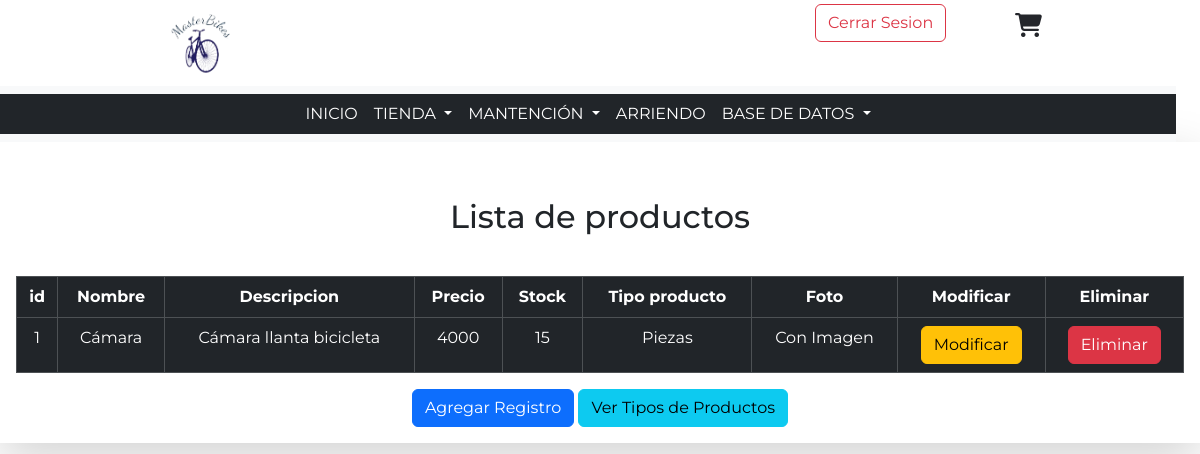
Page /MasterBikes/crud-productos (signed in) on the earlier database version.
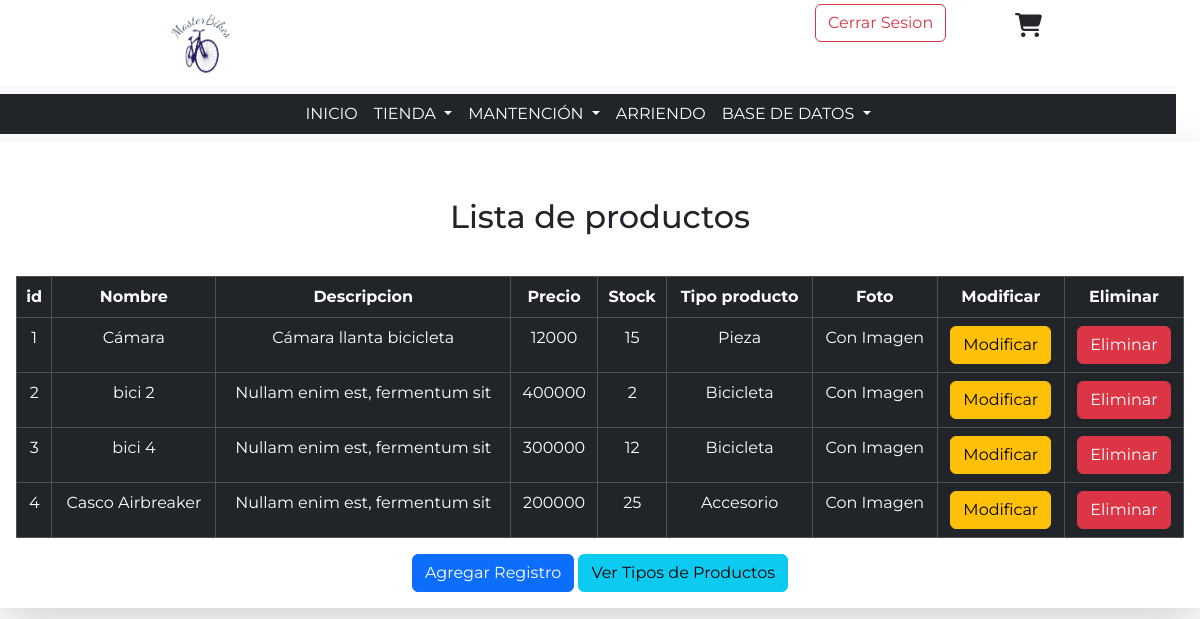
Same page on the later database version.
### MasterBikes/models.py (models this page shows, shortened)
class Producto(models.Model):
    id_producto = models.AutoField(primary_key=True, db_column="idProducto")
    nombre = models.CharField(max_length=30)
    descripcion = models.CharField(max_length=30, null=True, blank=True)
    precio = models.IntegerField()
    stock = models.IntegerField()
    id_tipo_producto = models.ForeignKey(
        "TipoProducto", on_delete=models.CASCADE, db_column="idTipoProducto"
    )
    foto = models.CharField(max_length=100, null=True, blank=True)

class TipoProducto(models.Model):
    id_tipo_producto = models.AutoField(primary_key=True, db_column="idTipoProducto")
    tipo = models.CharField(max_length=30)

### MasterBikes/views.py (the view)
# urls.py: path('crud-productos', views.crud_productos, name='crud-productos'),
@login_required
def crud_productos(request):
    productos = Producto.objects.all()
    tipoProductos = TipoProducto.objects.all()
    context={
        "productos" : productos,
        "tipoProductos" : tipoProductos,
    }
    return render(request, 'pages/despliegue/crud_productos.html', context)

### MasterBikes/templates/pages/despliegue/crud_productos.html (shortened to what this page needs)
<!DOCTYPE html>
<html lang="en">
<head>
    {% load static %}
    <link rel="stylesheet" href="{% static 'css/bootstrap.min.css'%}">
    <link rel="stylesheet" href="{% static 'css/style.css'%}">
    <link rel="stylesheet" href="https://cdnjs.cloudflare.com/ajax/libs/font-awesome/6.2.1/css/all.min.css">
</head>
<body>
    {% include 'base/header_admin.html'%}
    <main>
        <div class="container">
            <div class="row">
                <div class="col-md shadow-lg mx-auto text-center p-3">
                    <br>
                    <h2 class="my-3">Lista de productos</h2><br>
                    <table class="table table-dark table-hover table-bordered">
                        <thead>
                            <th>id</th>
                            <th>Nombre</th>
                            <th>Descripcion</th>
                            <th>Precio</th>
                            <th>Stock</th>
                            <th>Tipo producto</th>
                            <th>Foto</th>
                            <th>Modificar</th>
                            <th>Eliminar</th>
                        </thead>
                        <tbody>
                            {% if productos %}
                                {% for tmp in productos %}
                                    <tr>
                                        <td>{{tmp.id_producto}}</td>
                                        <td>{{tmp.nombre}}</td>
                                        <td>{{tmp.descripcion}}</td>
                                        <td>{{tmp.precio}}</td>
                                        <td>{{tmp.stock}}</td>
                                        {% if tipoProductos %}
                                            {% for tipo in tipoProductos %}
                                                {% if tmp.id_tipo_producto.id_tipo_producto == tipo.id_tipo_producto %}
                                                    <td>{{tipo.tipo}}</td>
                                                {% endif %}
                                            {% endfor%}
                                        {% endif %}
                                        {% if tmp.foto == null or tmp.foto == blank or tmp.foto == "" %}
                                            <td>Sin Imagen</td>
                                        {% else %}
                                            <td>Con Imagen</td>
                                        {% endif %}
                                        <td><a href=""><button
                                            class="btn btn-warning">Modificar</button></a></td>
                                        <td><a href=""><button
                                            class="btn btn-danger">Eliminar</button></a></td>
                                    </tr>
                                {% endfor%}
                            {% endif %}
                        </tbody>
                    </table>
                    <a href="">
                        <button class="btn btn-primary">Agregar Registro</button>
                    </a>
                    <a href="{% url 'crud-varios' %}">
                        <button class="btn btn-info">
                            Ver Tipos de Productos
                        </button>
                    </a>
                </div>
            </div>
        </div>
    </main>
</body>
</html>

Differences in the rows shown:
changed Producto "Cámara": precio "4000" → "12000"
changed TipoProducto: tipo "Piezas" → "Pieza"
added Producto: id_producto "2", nombre "bici 2", descripcion "Nullam enim est, fermentum sit", precio "400000", stock "2", foto "Con Imagen"
now on this page (row unchanged): TipoProducto: tipo "Bicicleta"
added Producto: id_producto "3", nombre "bici 4", descripcion "Nullam enim est, fermentum sit", precio "300000", stock "12", foto "Con Imagen"
added Producto: id_producto "4", nombre "Casco Airbreaker", descripcion "Nullam enim est, fermentum sit", precio "200000", stock "25", shows "Con Imagen"
now on this page (row edited): TipoProducto: tipo "Accesorio", shown under "4"
